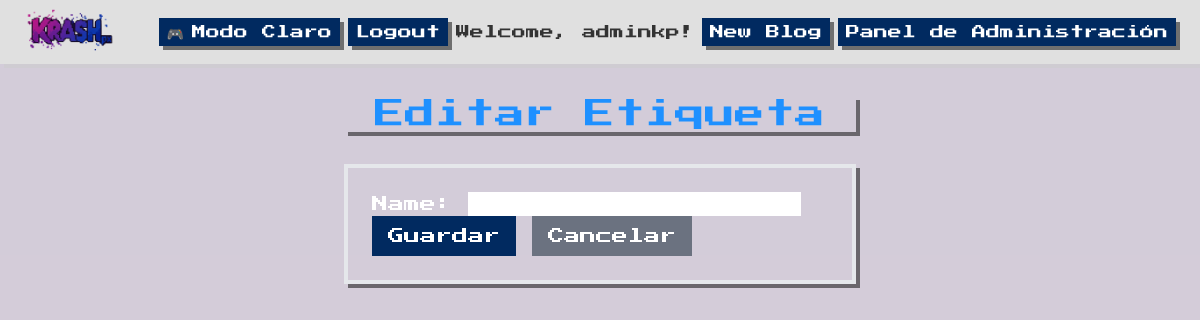
The app's page /tag/1/edit/ (signed in), older data.
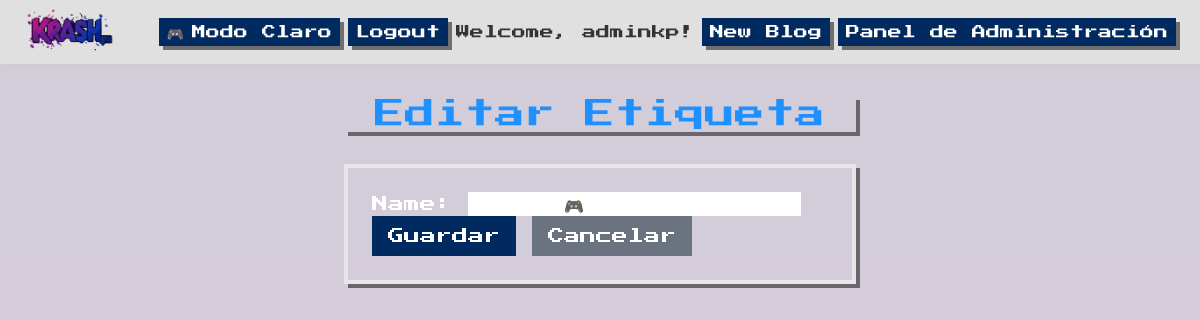
The same page, newer data.
### blogapp/models.py (models this page shows, shortened)
class Tag(models.Model):
    name = models.CharField(max_length=50, unique=True)

### blogapp/views.py (the view, shortened to what this page needs)
# urls.py: path('tag/<int:pk>/edit/', TagUpdateView.as_view(), name='tag_edit'),
class TagUpdateView(LoginRequiredMixin, UserPassesTestMixin, UpdateView):
    model = Tag
    fields = ['name']
    template_name = 'blogapp/tag_form.html'
    def test_func(self):
        return self.request.user.is_superuser or self.request.user.is_staff

### blogapp/templates/blogapp/tag_form.html (shortened to what this page needs)
{% extends 'base.html' %}
{% block content %}
  <div class="animate-fade-in max-w-lg mx-auto">
    <h1 class="text-3xl blog-title mb-8 text-center shadow-pixel">
      {% if form.instance.pk %}
        Editar Etiqueta
      {% else %}
        Crear Etiqueta
      {% endif %}
    </h1>
    <form method="post" class="p-6 rounded-none border-4 shadow-pixel">
      {{ form.as_p }}
      <button type="submit" class="bg-dark-teal text-light-text font-medium py-2 px-4 rounded-none transition-all duration-300 hover:bg-neon-pink hover:shadow-none hover:-translate-y-1 hover:-translate-x-1">
        Guardar
      </button>
      <a href="{% url 'blogapp:admin_dashboard' %}" class="inline-block bg-gray-500 text-light-text font-medium py-2 px-4 rounded-none transition-all duration-300 hover:bg-gray-700 hover:shadow-none hover:-translate-y-1 hover:-translate-x-1">
        Cancelar
      </a>
    </form>
  </div>
{% endblock %}

Row changes from the older to the newer data that the page shows:
changed Tag: name "Gaming" → "Gaming🎮"
